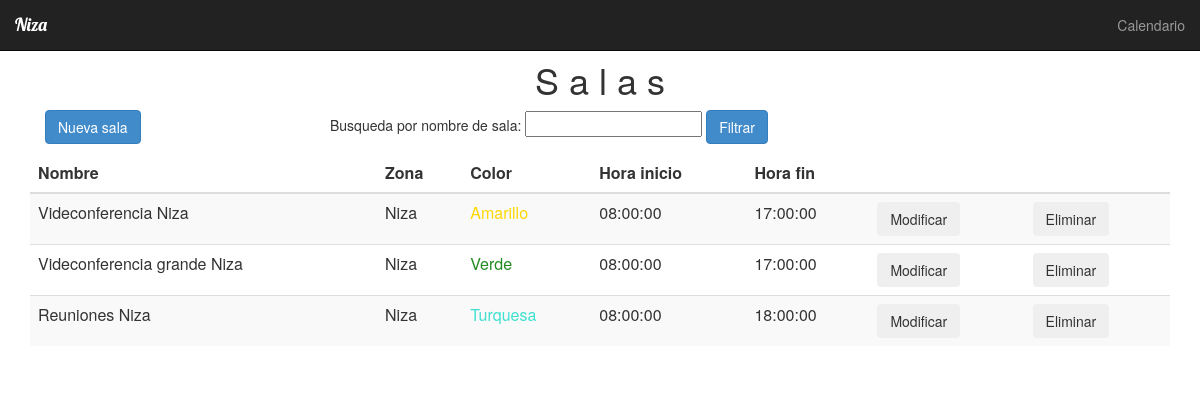
Page /paginas/abm_salas/mostrar_sala.php on the committed database.
### tables this page shows
CREATE TABLE `salas` (
  `id_sala` int(10) NOT NULL,
  `nombre_sala` varchar(50) NOT NULL,
  `cant_max_pers` int(10) NOT NULL,
  `hora_inicio` time NOT NULL,
  `hora_fin` time NOT NULL,
  `id_zona` int(8) NOT NULL DEFAULT '1',
  `creacion` timestamp NOT NULL DEFAULT '2018-11-10 20:23:54',
  `id_color` int(10) NOT NULL DEFAULT '1'
);

CREATE TABLE `zonas` (
  `id_zona` int(10) NOT NULL,
  `nombre_zona` varchar(250) NOT NULL,
  `descripcion` varchar(250) NOT NULL
);

CREATE TABLE `colores` (
  `id_color` int(10) NOT NULL,
  `codigo_color` varchar(10) NOT NULL,
  `nombre_color` varchar(50) NOT NULL
);

### paginas/abm_salas/lista_salas.php (the view)
<?php
if(isset($_POST['busqueda']) && $_POST['busqueda']<>''){
  $nom=$_POST['busqueda'];
    $query="SELECT id_sala, nombre_sala, cant_max_pers, hora_inicio, hora_fin,
    salas.id_zona as id_z, creacion, nombre_zona, colores.codigo_color, colores.nombre_color
    FROM salas INNER JOIN zonas ON salas.id_zona=zonas.id_zona
    INNER JOIN colores ON salas.id_color=colores.id_color
    where nombre_sala like '$nom%'";
}
else{
  $query="SELECT id_sala, nombre_sala, cant_max_pers, hora_inicio, hora_fin,
  salas.id_zona as id_z, creacion, nombre_zona, colores.codigo_color, colores.nombre_color
  FROM salas INNER JOIN zonas ON salas.id_zona=zonas.id_zona
  INNER JOIN colores ON salas.id_color=colores.id_color";
}
$resultado_lista=$mysqli->query($query);
 ?>
<div class="container">
<center><h1>S a l a s</h1></center>
  <form class="form form-inline" role="form" action="" method="post">
    <div class="form-group col-md-3">
            <button type="button" class="btn btn-primary"
            data-toggle="modal" data-target="#nueva_sala">
              Nueva sala
            </button>
    </div>
    <div class="form-group form-group-justified col-md-9">
        <p> Busqueda por nombre de sala:
        <input type="text" name="busqueda">
        <button type="submit" class="btn btn-primary" name="busqueda_sala">Filtrar</button></p>
    </div>
  </form>
</div>
<div class="container">
  <div class="table-hover table-responsive">
    <table class="table table-striped">
      <thead class="thead-dark">
        <tr>
          <th ><b>Nombre</b></th>
          <th><b>Zona</b></th>
          <th><b>Color</b></th>
          <th><b>Hora inicio</b></th>
          <th><b>Hora fin</b></th>
          <th><b></b></th>
          <th><b></b></th>
        </tr>
        <tbody>
          <?php while($row=$resultado_lista->fetch_assoc()){ ?>
            <tr>
              <td><?php echo $row['nombre_sala'];?>
              </td>
              <td>
                <?php echo $row['nombre_zona'];?>
              </td>
              <td style="color:<?php echo $row['codigo_color'];?>">
                <?php echo $row['nombre_color'];?>
              </td>
              <td>
                <?php echo $row['hora_inicio'];?>
              </td>
              <td>
                <?php echo $row['hora_fin'];?>
              </td>
              <td>
                  <button type="button" class="btn btn-secondary"
                  data-toggle="modal" data-target="#modificar"
                  onclick="return llenarSala(<?php echo $row['id_sala'];?>,'<?php echo $row['nombre_sala'];?>', '<?php echo $row['hora_inicio'];?>', '<?php echo $row['hora_fin'];?>')">
                    Modificar
                  </button>
              </td>
              <td>
                  <button type="button" class="btn btn-secondary"
                  data-toggle="modal" data-target="#eliminar"
                  onclick="return llenarSala(<?php echo $row['id_sala'];?>,'<?php echo $row['nombre_sala'];?>')">
                    Eliminar
                  </button>
              </td>
            </tr>
          <?php } ?>
        </tbody>
    </table>
  </div>
</div>

### paginas/abm_salas/mostrar_sala.php (shortened to what this page needs)
<?php
	require('../../conexion.php');
?>
<html>
	<head>
			<link href='../../boostrap/css/bootstrap.min.css' rel='stylesheet'>
	</head>
	<body>
			<?php
			require_once('../LoginPHP/header.php');
			?>
			<?php
			require_once('lista_salas.php');
			?>
	</body>
</html>

### paginas/LoginPHP/header.php (shortened to what this page needs)
<link rel="stylesheet" href="../../bootstrap/css/413/bootstrap-reboot.min.css" type="text/css" />
<link rel="stylesheet" href="../../bootstrap/css/311/bootstrap.min.css" type="text/css" />
<nav class="navbar navbar-inverse navbar-fixed-top" role="navigation">
	<div class="container-fluid">
		<div class="navbar-header">
			<a class="navbar-brand" href="../calendario/calendario-admin.php" style="font-family: 'Lobster', cursive;">Niza</a>
		</div>
		<div class="collapse navbar-collapse" id="navbar1">
			<ul class="nav navbar-nav navbar-right">
				<?php if (isset($_SESSION['usr_id'])) { if (($_SESSION['usr_cat'])<10) { ?>
					<li><a href="../calendario/calendario-admin.php">ABM Reservas</a></li>
					<li><a href="../abm_zonas/mostrar_zona.php">ABM Zonas</a></li>
					<li><a href="../abm_usuario/mostrar.php">ABM Usuarios</a></li>
					<li><a href="../abm_salas/mostrar_sala.php">ABM Salas</a></li>
					<li><a href="#">   </a></li>
					<li><p class="navbar-text">Logeado como <i class="btn btn-danger btn-xs" ><b><?php echo $_SESSION['usr_name']; ?></b></i></p></li>
					<li><a href="../LoginPHP/logout.php">Log Out admin</a></li>
				<?php }else{ ?>
					<li><a href="../calendario/calendario-admin.php">ABM Reservas</a></li>
					<li><a href="../abm_usuario/mostrar.php">ABM Usuarios</a></li>
					<li><p class="navbar-text">Logeado como <i class="btn btn-danger btn-xs" ><b><?php echo $_SESSION['usr_name']; ?></b></i></p></li>
					<li><a href="../LoginPHP/logout.php">Log Out</a></li>
				<?php }}else{?>
					<li><a href="../calendario/index.php">Calendario</a></li>
				<?php }?>
			</ul>
		</div>
	</div>
</nav>
<br><br>

### rows in the picture
salas: nombre_sala "Videconferencia Niza", id_zona.nombre_zona "Niza", id_color.nombre_color "Amarillo", hora_inicio "08:00:00", hora_fin "17:00:00"
salas: nombre_sala "Videconferencia grande Niza", id_zona.nombre_zona "Niza", id_color.nombre_color "Verde", hora_inicio "08:00:00", hora_fin "17:00:00"
salas: nombre_sala "Reuniones Niza", id_zona.nombre_zona "Niza", id_color.nombre_color "Turquesa", hora_inicio "08:00:00", hora_fin "18:00:00"
